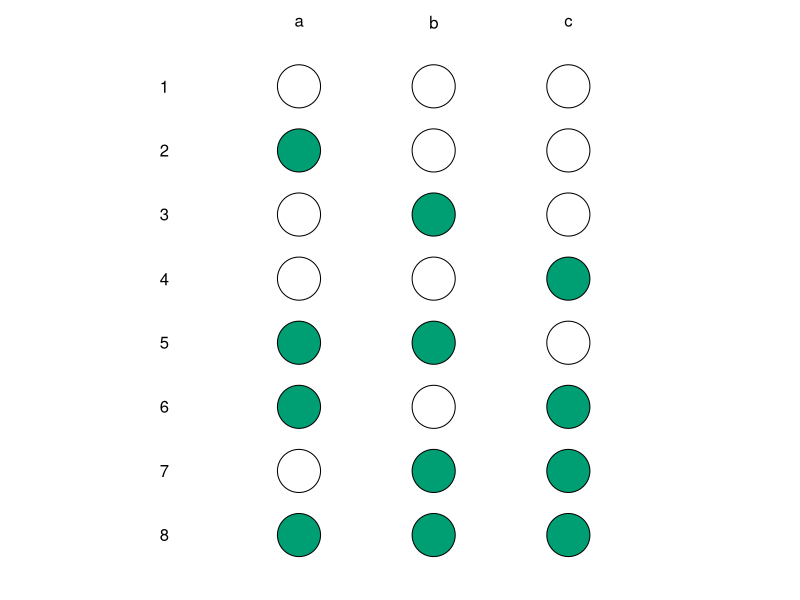
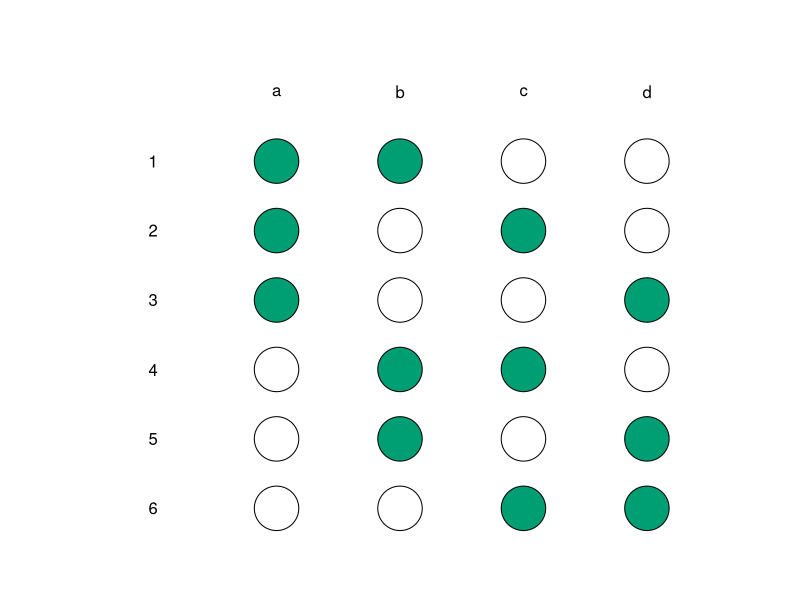
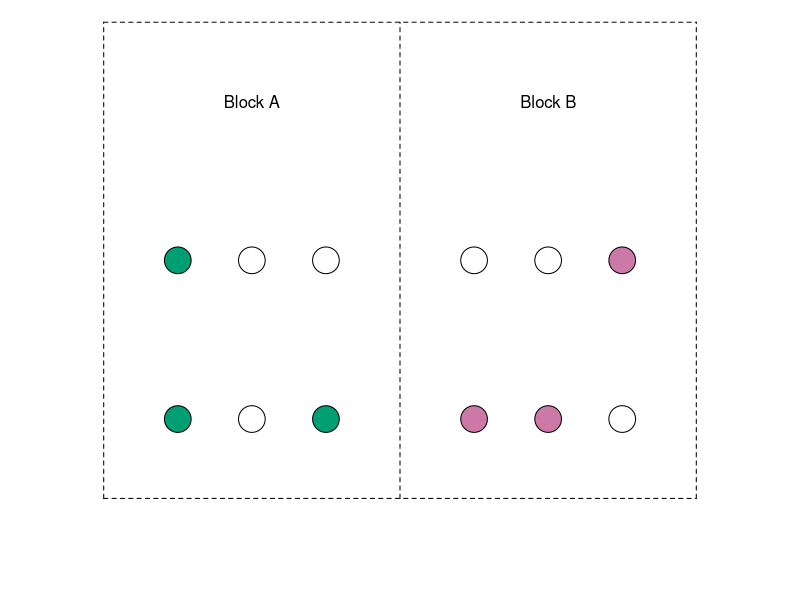
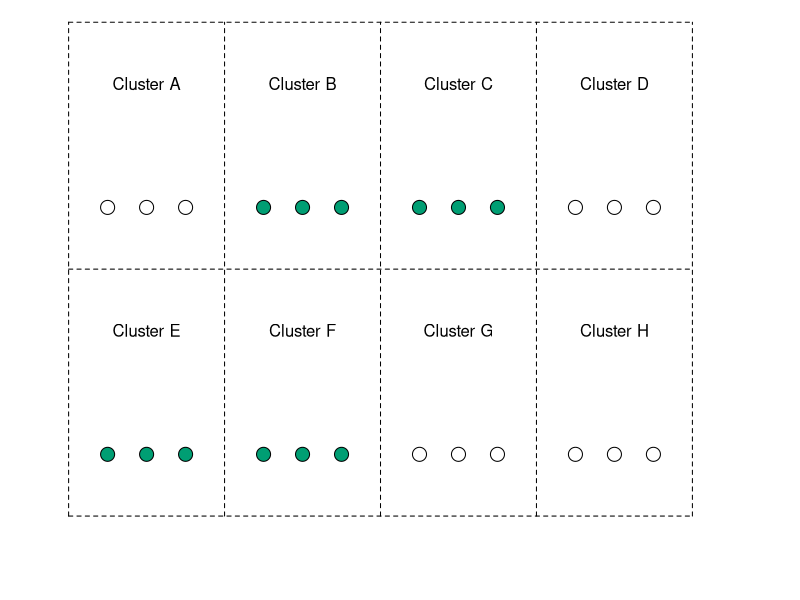
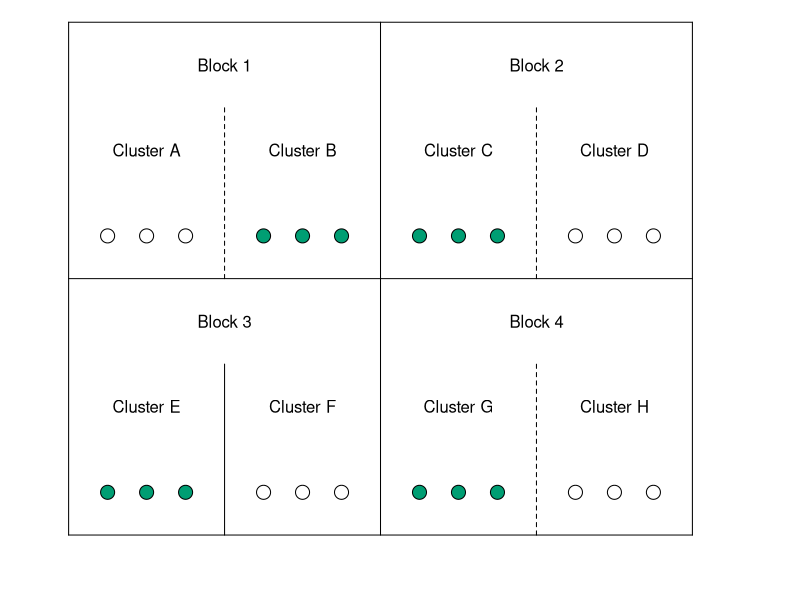
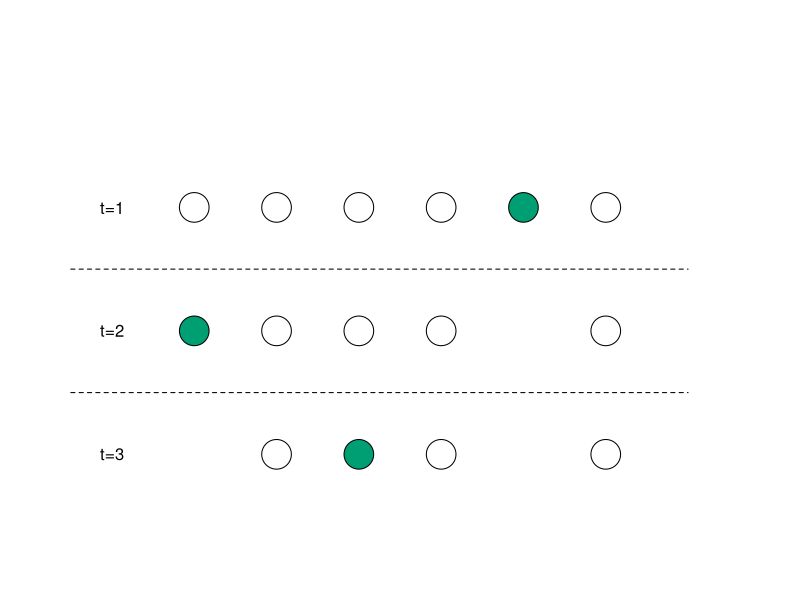

The R script that drew these images, in order:
## randomization_figs.R
##
## Nahomi Ichino, April 2023, for EGAP Learning Days
## for lecture slides on randomization 

library(plotrix)


## simple randomization
png(file="./Images/simple_randomization.png", width=960, height=760, pointsize=36)
par(mar=c(0,0,0,0))
s=.5
r=.08
plot(c(-1,3.5*s), c(24,-2), type="n", main="", xlab="", ylab="", axes=FALSE)

draw.circle(0,0,r, col="#009E73")
draw.circle(s,0,r, col="#009E73")
draw.circle(2*s,0,r, col="#009E73")

draw.circle(0,3,r)
draw.circle(s,3,r, col="#009E73")
draw.circle(2*s,3,r, col="#009E73")

draw.circle(0,6,r, col="#009E73")
draw.circle(s,6,r)
draw.circle(2*s,6,r, col="#009E73")

draw.circle(0,9,r, col="#009E73")
draw.circle(s,9,r, col="#009E73")
draw.circle(2*s,9,r)

draw.circle(0,12,r)
draw.circle(s,12,r)
draw.circle(2*s,12,r, col="#009E73")

draw.circle(0,15,r)
draw.circle(s,15,r, col="#009E73")
draw.circle(2*s,15,r)

draw.circle(0,18,r, col="#009E73")
draw.circle(s,18,r)
draw.circle(2*s,18,r)

draw.circle(0,21,r)
draw.circle(s,21,r)
draw.circle(2*s,21,r)

text(0,24, "a")
text(s,24, "b")
text(2*s,24, "c")

text(-s, 21, "1")
text(-s, 18, "2")
text(-s, 15, "3")
text(-s, 12, "4")
text(-s, 9, "5")
text(-s, 6, "6")
text(-s, 3, "7")
text(-s, 0, "8")

dev.off()



## complete randomization
png(file="./Images/complete_randomization.png", width=960, height=960, pointsize=36)
par(mar=c(0,0,0,0))

x=.5
r=.09
l=1
plot(c(-1,2), c(8,0), type="n", main="", xlab="", ylab="", axes=FALSE)
# plot(c(-1,4), c(20,-2), type="n", main="", xlab="", ylab="", axes=FALSE)

# draw.circle(0,0,r)
# draw.circle(x,0,r)
# draw.circle(2*x,0,r)
# draw.circle(3*x,0,r)

draw.circle(0,l,r)
draw.circle(x,l,r)
draw.circle(2*x,l,r, col="#009E73")
draw.circle(3*x,l,r, col="#009E73")

draw.circle(0,l*2,r)
draw.circle(x,l*2,r, col="#009E73")
draw.circle(2*x,l*2,r)
draw.circle(3*x,l*2,r, col="#009E73")

draw.circle(0,l*3,r)
draw.circle(x,l*3,r, col="#009E73")
draw.circle(2*x,l*3,r, col="#009E73")
draw.circle(3*x,l*3,r)

draw.circle(0,l*4,r, col="#009E73")
draw.circle(x,l*4,r)
draw.circle(2*x,l*4,r)
draw.circle(3*x,l*4,r, col="#009E73")

draw.circle(0,l*5,r, col="#009E73")
draw.circle(x,l*5,r)
draw.circle(2*x,l*5,r, col="#009E73")
draw.circle(3*x,l*5,r)

draw.circle(0,l*6,r, col="#009E73")
draw.circle(x,l*6,r, col="#009E73")
draw.circle(2*x,l*6,r)
draw.circle(3*x,l*6,r)

text(0, 7, "a")
text(x, 7, "b")
text(x*2, 7, "c")
text(x*3, 7, "d")

text(-x, 6, "1")
text(-x, 5, "2")
text(-x, 4, "3")
text(-x, 3, "4")
text(-x, 2, "5")
text(-x, 1, "6")

dev.off()

## block randomization
png(file="./Images/block_randomization.png", width=960, height=300, pointsize=36)
par(mar=c(0,0,0,0))

x=.5
r=.09
l=1
plot(c(-1,4), c(2.5,-1), type="n", main="", xlab="", ylab="", axes=FALSE)

draw.circle(0,0,r, col="#009E73")
draw.circle(x,0,r)
draw.circle(2*x,0,r, col="#009E73")

draw.circle(0,1,r, col="#009E73")
draw.circle(x,1,r)
draw.circle(2*x,1,r)

draw.circle(4*x,0,r, col="#CC79A7")
draw.circle(5*x,0,r, col="#CC79A7")
draw.circle(6*x,0,r)
draw.circle(4*x,1,r)
draw.circle(5*x,1,r)
draw.circle(6*x,1,r, col="#CC79A7")


text(x, 2, "Block A")
text(x*5, 2, "Block B")

segments(x0=1.5, y0=-0.5, x1=1.5, y1=2.5, lty=2)
segments(x0=-0.5, y0=2.5, x1=3.5, y1=2.5, lty=2)
segments(x0=-0.5, y0=-0.5, x1=3.5, y1=-0.5, lty=2)
segments(x0=-0.5, y0=-0.5, x1=-0.5, y1=2.5, lty=2)
segments(x0=3.5, y0=-0.5, x1=3.5, y1=2.5, lty=2)


dev.off()


## cluster randomization
png(file="./Images/cluster_randomization.png", width=960, height=960, pointsize=36)
par(mar=c(0,0,0,0))

x=.5
r=.09
l=1
plot(c(-1,15*x+1), c(3.5,-1), type="n", main="", xlab="", ylab="", axes=FALSE)

draw.circle(0,0,r, col="#009E73")
draw.circle(x,0,r, col="#009E73")
draw.circle(2*x,0,r, col="#009E73")

draw.circle(4*x,0,r, col="#009E73")
draw.circle(5*x,0,r, col="#009E73")
draw.circle(6*x,0,r, col="#009E73")

draw.circle(8*x,0,r)
draw.circle(9*x,0,r)
draw.circle(10*x,0,r)

draw.circle(12*x,0,r)
draw.circle(13*x,0,r)
draw.circle(14*x,0,r)

text(x, 1, "Cluster E")
text(x*5, 1, "Cluster F")
text(x*9, 1, "Cluster G")
text(x*13, 1, "Cluster H")

draw.circle(0,2,r)
draw.circle(x,2,r)
draw.circle(2*x,2,r)

draw.circle(4*x,2,r, col="#009E73")
draw.circle(5*x,2,r, col="#009E73")
draw.circle(6*x,2,r, col="#009E73")

draw.circle(8*x,2,r, col="#009E73")
draw.circle(9*x,2,r, col="#009E73")
draw.circle(10*x,2,r, col="#009E73")

draw.circle(12*x,2,r)
draw.circle(13*x,2,r)
draw.circle(14*x,2,r)

text(x, 3, "Cluster A")
text(x*5, 3, "Cluster B")
text(x*9, 3, "Cluster C")
text(x*13, 3, "Cluster D")


segments(x0=-1*x, y0=-0.5, x1=-1*x, y1=3.5, lty=2)
segments(x0=3*x, y0=-0.5, x1=3*x, y1=3.5, lty=2)
segments(x0=7*x, y0=-0.5, x1=7*x, y1=3.5, lty=2)
segments(x0=11*x, y0=-0.5, x1=11*x, y1=3.5, lty=2)
segments(x0=15*x, y0=-0.5, x1=15*x, y1=3.5, lty=2)

segments(x0=-1*x, y0=-0.5, x1=15*x, y1=-0.5, lty=2)
segments(x0=-1*x, y0=1.5, x1=15*x, y1=1.5, lty=2)
segments(x0=-1*x, y0=3.5, x1=15*x, y1=3.5, lty=2)



dev.off()



## block-cluster randomization
png(file="./Images/blockcluster_randomization.png", width=960, height=480, pointsize=36)
par(mar=c(0,0,0,0))

x=.5
r=.09
l=1
plot(c(-1,15*x+1), c(5.5,-1), type="n", main="", xlab="", ylab="", axes=FALSE)

draw.circle(0,0,r, col="#009E73")
draw.circle(x,0,r, col="#009E73")
draw.circle(2*x,0,r, col="#009E73")

draw.circle(4*x,0,r)
draw.circle(5*x,0,r)
draw.circle(6*x,0,r)

draw.circle(8*x,0,r, col="#009E73")
draw.circle(9*x,0,r, col="#009E73")
draw.circle(10*x,0,r, col="#009E73")

draw.circle(12*x,0,r)
draw.circle(13*x,0,r)
draw.circle(14*x,0,r)

text(x, 1, "Cluster E")
text(x*5, 1, "Cluster F")
text(x*9, 1, "Cluster G")
text(x*13, 1, "Cluster H")
text(x*3, 2, "Block 3")
text(x*11, 2, "Block 4")

draw.circle(0,3,r)
draw.circle(x,3,r)
draw.circle(2*x,3,r)

draw.circle(4*x,3,r, col="#009E73")
draw.circle(5*x,3,r, col="#009E73")
draw.circle(6*x,3,r, col="#009E73")

draw.circle(8*x,3,r, col="#009E73")
draw.circle(9*x,3,r, col="#009E73")
draw.circle(10*x,3,r, col="#009E73")

draw.circle(12*x,3,r)
draw.circle(13*x,3,r)
draw.circle(14*x,3,r)

text(x, 4, "Cluster A")
text(x*5, 4, "Cluster B")
text(x*9, 4, "Cluster C")
text(x*13, 4, "Cluster D")
text(x*3, 5, "Block 1")
text(x*11, 5, "Block 2")

segments(x0=-1*x, y0=-0.5, x1=-1*x, y1=5.5, lty=1)
segments(x0=15*x, y0=-0.5, x1=15*x, y1=5.5, lty=1)
segments(x0=-1*x, y0=-0.5, x1=15*x, y1=-0.5, lty=1)
segments(x0=-1*x, y0=2.5, x1=15*x, y1=2.5, lty=1)
segments(x0=-1*x, y0=5.5, x1=15*x, y1=5.5, lty=1)
segments(x0=7*x, y0=-0.5, x1=7*x, y1=5.5, lty=1)


segments(x0=3*x, y0=-0.5, x1=3*x, y1=1.5, lty=1)
segments(x0=3*x, y0=2.5, x1=3*x, y1=4.5, lty=2)

segments(x0=11*x, y0=-0.5, x1=11*x, y1=1.5, lty=2)
segments(x0=11*x, y0=2.5, x1=11*x, y1=4.5, lty=2)

dev.off()


## delayed access design
png(file="./Images/delayed_access.png", width=960, height=480, pointsize=36)
par(mar=c(0,0,0,0))

x=.5
r=.09
l=1
plot(c(-1,5*x+1), c(3.5,-1), type="n", main="", xlab="", ylab="", axes=FALSE)

draw.circle(x,0,r)
draw.circle(2*x,0,r, col="#009E73")
draw.circle(3*x,0,r)
draw.circle(5*x,0,r)

draw.circle(0,1,r, col="#009E73")
draw.circle(x,1,r)
draw.circle(2*x,1,r)
draw.circle(3*x,1,r)
draw.circle(5*x,1,r)

draw.circle(0,2,r)
draw.circle(x,2,r)
draw.circle(2*x,2,r)
draw.circle(3*x,2,r)
draw.circle(4*x,2,r, col="#009E73")
draw.circle(5*x,2,r)

text(-x, 2, "t=1")
text(-x, 1, "t=2")
text(-x, 0, "t=3")


segments(x0=-1.5*x, y0=1.5, x1=6*x, y1=1.5, lty=2)
segments(x0=-1.5*x, y0=0.5, x1=6*x, y1=0.5, lty=2)



dev.off()
